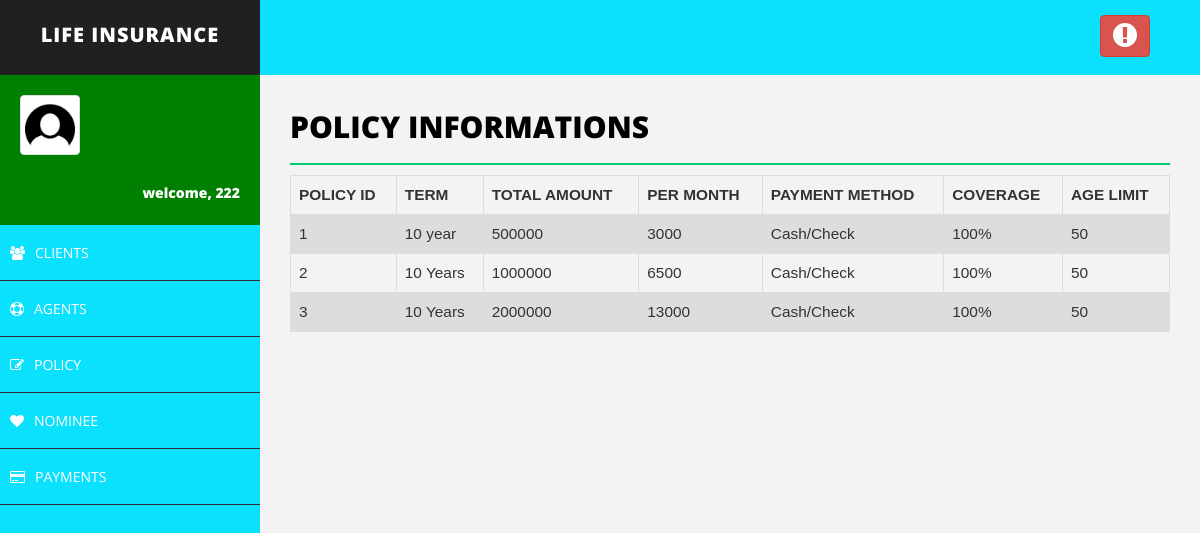
The page /policy.php (signed in) on the database its author committed.
### tables this page shows
CREATE TABLE IF NOT EXISTS `policy` (
  `policy_id` varchar(50) NOT NULL,
  `term` varchar(50) NOT NULL,
  `health_status` varchar(50) NOT NULL,
  `system` varchar(50) NOT NULL,
  `payment_method` varchar(50) NOT NULL,
  `coverage` varchar(50) NOT NULL,
  `age_limit` varchar(20) NOT NULL
);

### policy.php (the view, shortened to what this page needs)
<!DOCTYPE html>
<html>
<head>
    <link href="assets/css/bootstrap.css" rel="stylesheet" />
    <link href="assets/css/font-awesome.css" rel="stylesheet" />
    <link href="assets/css/basic.css" rel="stylesheet" />
    <link href="assets/css/custom.css" rel="stylesheet" />
</head>
<body>
<?php include 'header.php';
?>
        <div id="page-wrapper">
                <div class="row">
                    <div class="col-md-12">
                        <h1 class="page-head-line">Policy Informations
						</h1>
                    </div>
                </div>
<?php
include'connection.php';
	$sql = "SELECT policy_id,term,health_status,system,payment_method,coverage, age_limit FROM policy";
	$result = $conn->query($sql);
    echo "<table class=\"table\">\n";
    echo "  <tr>\n";
    echo "    <th>POLICY ID</th>\n";
    echo "    <th>TERM</th>\n";
    echo "    <th>TOTAL AMOUNT</th>\n";
    echo "    <th>PER MONTH</th>\n";
	echo "    <th>PAYMENT METHOD</th>\n";
    echo "    <th>COVERAGE</th>\n";
    echo "    <th>AGE LIMIT</th>\n";
    echo "  </tr>";
	if ($result->num_rows > 0) {
	while($row = $result->fetch_assoc()) {
		echo "<tr>\n";
		echo "    <td>".$row["policy_id"]."</td>\n";
		echo "    <td>".$row["term"]."</td>\n";
		echo "    <td>".$row["health_status"]."</td>\n";
		echo "    <td>".$row["system"]."</td>\n";
		echo "    <td>".$row["payment_method"]."</td>\n";
		echo "    <td>".$row["coverage"]."</td>\n";
		echo "    <td>".$row["age_limit"]."</td>\n";
	}
	echo "</table>\n";
	} else {
    echo "0 results";
}
?>
        </div>
    </div>
</body>
</html>

### assets/css/basic.css (style rules this page uses)
body { font-family: 'Open Sans', sans-serif; line-height:25px; }
#page-wrapper { padding: 15px 15px; min-height: 600px; background: #F3F3F3; }
.page-head-line { font-size: 30px; text-transform: uppercase; color: #000; font-weight: 800; padding-bottom: 20px; border-bottom: 2px solid #00CA79; margin-bottom: 10px; }
@media (min-width:768px) { #page-wrapper { margin: 0 0 0 260px; padding: 15px 30px; min-height: 1200px; } }

### policy.php (style rules this page uses)
table { font-family: arial, sans-serif; border-collapse: collapse; width: 100%; margin-left:0%; font-size:110%; }
td, th { border: 1px solid #dddddd; text-align: left; padding: 8px; }
tr:nth-child(even) { background-color: #dddddd; }

### rows shown on the page
policy: policy_id "1", term "10 year", health_status "500000", system "3000", payment_method "Cash/Check", coverage "100%", age_limit "50"
policy: policy_id "2", term "10 Years", health_status "1000000", system "6500", payment_method "Cash/Check", coverage "100%", age_limit "50"
policy: policy_id "3", term "10 Years", health_status "2000000", system "13000", payment_method "Cash/Check", coverage "100%", age_limit "50"

### other values the page prints
$_SESSION["username"] "222"
